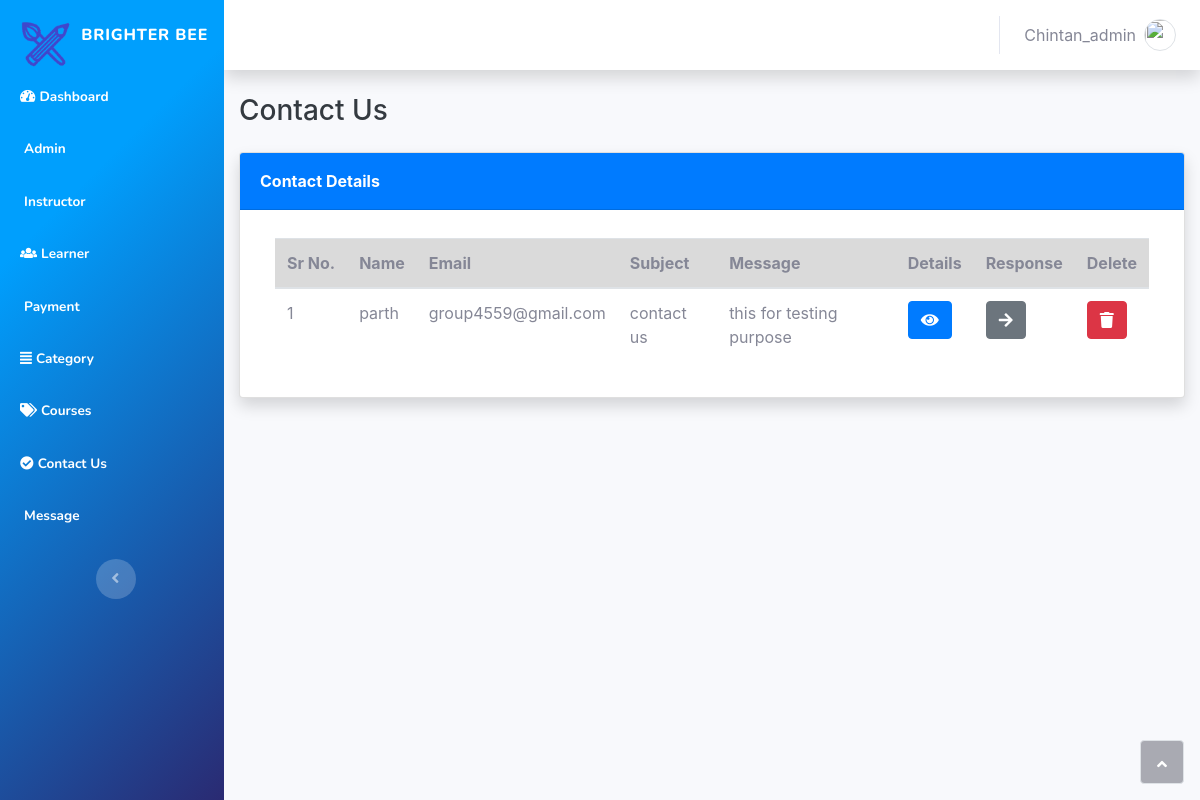
Screenshot of /admin/contact.php (signed in) with the database file from the repository.
### tables this page shows
CREATE TABLE `contact_us` (
  `id` int(11) NOT NULL,
  `name` varchar(50) NOT NULL,
  `message` varchar(500) NOT NULL,
  `email` varchar(500) NOT NULL,
  `subject` varchar(50) NOT NULL,
  `date` date NOT NULL DEFAULT current_timestamp()
);

### admin/contact.php (the view, shortened to what this page needs)
<?php
	require_once("include/header.php");
?>
<!DOCTYPE html>
<html><head>
	<link rel="stylesheet" href="assets/bootstrap/css/bootstrap.min.css">
	<link rel="stylesheet" href="assets/fonts/fontawesome-all.min.css">
	<link rel="stylesheet" type="text/css" href="https://cdnjs.cloudflare.com/ajax/libs/twitter-bootstrap/4.1.1/css/bootstrap.min.css"/>
	<link rel="stylesheet" type="text/css" href="https://cdn.datatables.net/v/bs4-4.1.1/jq-3.3.1/dt-1.10.21/datatables.min.css"/>
</head>
<body id="page-top">
<div id="wrapper">
	<?php require_once("include/sidebar.php");?>
	<div class="d-flex flex-column" id="content-wrapper">
		<div id="content">
			<?php require_once("include/topbar.php");?>
			<div class="container-fluid">
				<h3 class="text-dark mb-4">Contact Us</h3>
				<div class="row mb-3">
					<div class="col-lg-12">
						<div class="row">
							<div class="col">
								<div class="card shadow mb-3">
									<div class="card-header bg-primary py-3">
										<p class="text-white m-0 font-weight-bold">Contact Details</p>
									</div>
									<div class="container-fluid">
										<div class="card-body">
											<div class="table-responsive table mt-2" id="dataTable" role="grid" aria-describedby="dataTable_info">
												<table class="table  table-hover  my-0" id="dataTable">
													<thead >
													<tr class="table-active">
														<th>Sr&nbsp;No.</th>
														<th>Name</th>
														<th>Email</th>
														<th>Subject</th>
														<th>Message</th>
														<th>Details</th>
														<th>Response</th>
														<th>Delete</th>
													</tr>
													</thead>
													<tbody>
													<?php
														$query = $con->prepare("SELECT * FROM contact_us");
														$query->execute();
														$c=0;
														if ($query->rowCount() != 0) {
															while($row = $query->fetch(PDO::FETCH_ASSOC)) {
																$c++;
																echo "<tr><td>$c
                                                                        </td><td>".$row["name"].
																	"</td><td>".$row["email"].
																	"</td><td>".$row["subject"].
																	"</td><td>".$row["message"].
																	"</td><td>".
																	"<button  style='margin-bottom:5px;' class='btn btn-primary editbtn' data-toggle='modal' data-target='#editmodal'>
                                                                        <i class='fas fa-eye'></i>
                                                                        </button>"."</td><td>".
																	"<a href='mailto:$row[email]' style='margin-bottom:5px;' class='btn btn-secondary'>
                                                                        <i class='fas fa-arrow-right'></i>
                                                                        </a>"."</td><td>".
																	"<a href='delete.php?contact=$row[id]' style='margin-bottom:5px;' class='btn btn-danger'>
                                                                        <i class='fas fa-trash'></i>
                                                                        </a></td></tr>";
															}
															echo "</table>";
														}
														else {
															echo "<tr><td colspan='7' class='text-center'>No  Data Found in Db </td></tr>";
														}
													?>
											</div>
										</div>
									</div>
								</div>
							</div>
						</div>
					</div>
				</div>
			</div>
		</div>
	</div>
	<a class="border rounded d-inline scroll-to-top" href="#page-top"><i class="fas fa-angle-up"></i></a>
</div>
</body>
</html>

### rows the page displays
contact_us: name "parth", email "group4559@gmail.com", subject "contact us", message "this for testing purpose"

### other values shown
$adminLoggedIn "Chintan_admin"
